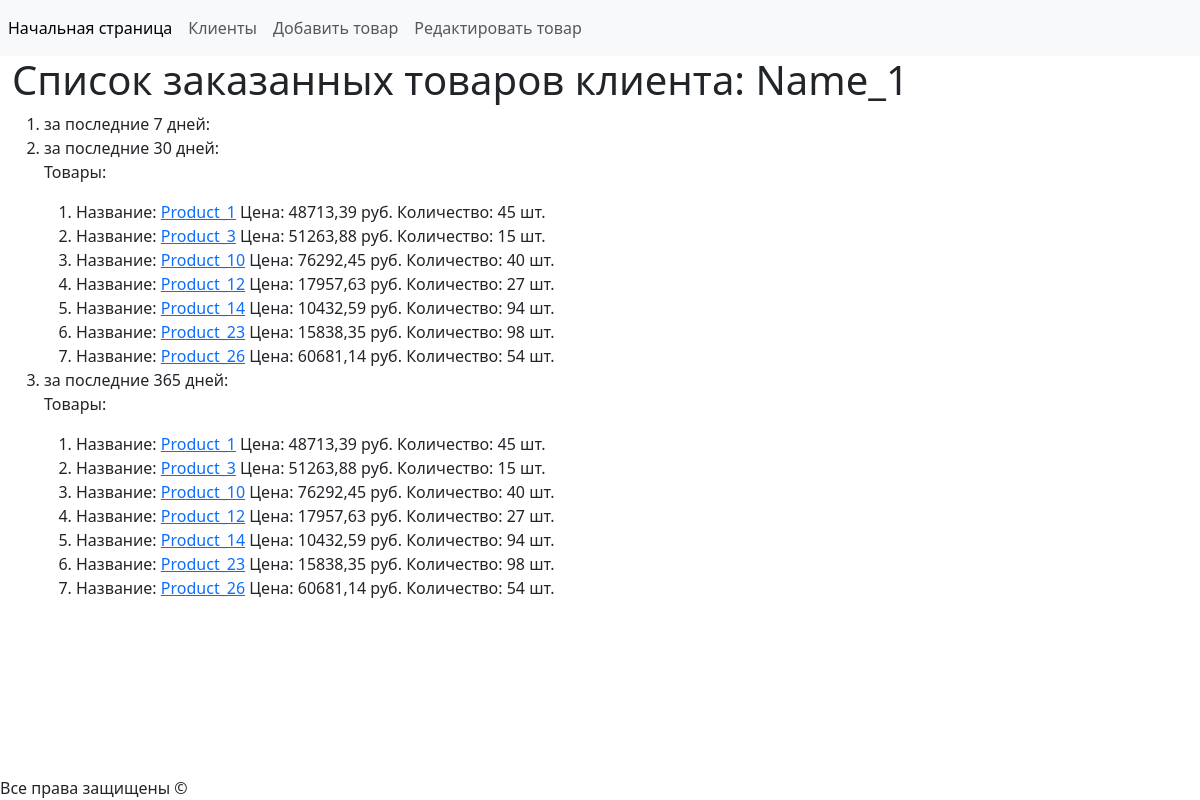
The page /products/1/ on the database its author committed.
### shop/models.py (models this page shows, shortened)
class Product(models.Model):
    name = models.CharField(max_length=200)
    description = models.TextField(default=None)
    price = models.DecimalField(max_digits=10, decimal_places=2)
    quantity = models.IntegerField(default=0)
    add_date = models.DateField(default=None)
    image = models.ImageField(null=True)

### shop/views.py (the view)
# urls.py: path('products/<int:client_id>/', views.GetAllProductsByOrdersClient.as_view(), name='get_all_products_orders_by_client'),
class GetAllProductsByOrdersClient(View):
    def get(self, request, client_id):
        today = datetime.now()
        delta_list = [timedelta(days=7), timedelta(days=30), timedelta(days=365)]
        result = dict()
        client = Client.objects.get(pk=client_id)
        for delta in delta_list:
            orders = Order.objects.filter(client=client, order_date__gte=(today - delta)).order_by('-order_date').all()
            result[delta] = []
            product_set = set()
            for order in orders:
                products = order.products.all()
                for prod in products:
                    if prod not in product_set:
                        result[delta].append(prod)
                product_set.update(products)
        title_content = f'Список заказанных товаров клиента: {client.name}'
        context = {'title': 'Интернет-магазин / клиент',
                    'content': {'title': title_content,
                                'result': result,
                                }
                    }
        return render(request, 'shop/client_products_orders.html', context)

### shop/templates/shop/client_products_orders.html (shortened to what this page needs)
{% extends 'base.html' %}
{% block content %}
  <h1>{{ content.title }}</h1>
  {% if content.result %}
    <ol>
      {% for delta,products in content.result.items %}
        <li>
          за последние {{ delta.days }} дней:
          {% if products %}
          <p>Товары:</p>
          <ol>
            {% for product in products %}
            <li>
              Название: <a href="{% url 'get_product_id' product.id %}">{{ product.name }}</a>
              Цена: {{ product.price }} руб.
              Количество: {{ product.quantity }} шт.
            </li>
            {% endfor %}
          </ol>
          {% endif %}
        </li>
      {% endfor %}
    </ol>
  {% else %}
    <p>Клиент не заказывал товары</p>
  {% endif %}
{% endblock %}

### rows shown on the page
Product: days "30", name "Product_1", price "48713,39", quantity "45", days "365"
Product: name "Product_3", price "51263,88", quantity "15"
Product: name "Product_10", price "76292,45", quantity "40"
Product: name "Product_12", price "17957,63", quantity "27"
Product: name "Product_14", price "10432,59", quantity "94"
Product: name "Product_23", price "15838,35", quantity "98"
Product: name "Product_26", price "60681,14", quantity "54"

### other values the page prints
{{ content.title }} "Список заказанных товаров клиента: Name_1"
{{ delta.days }} "7"
